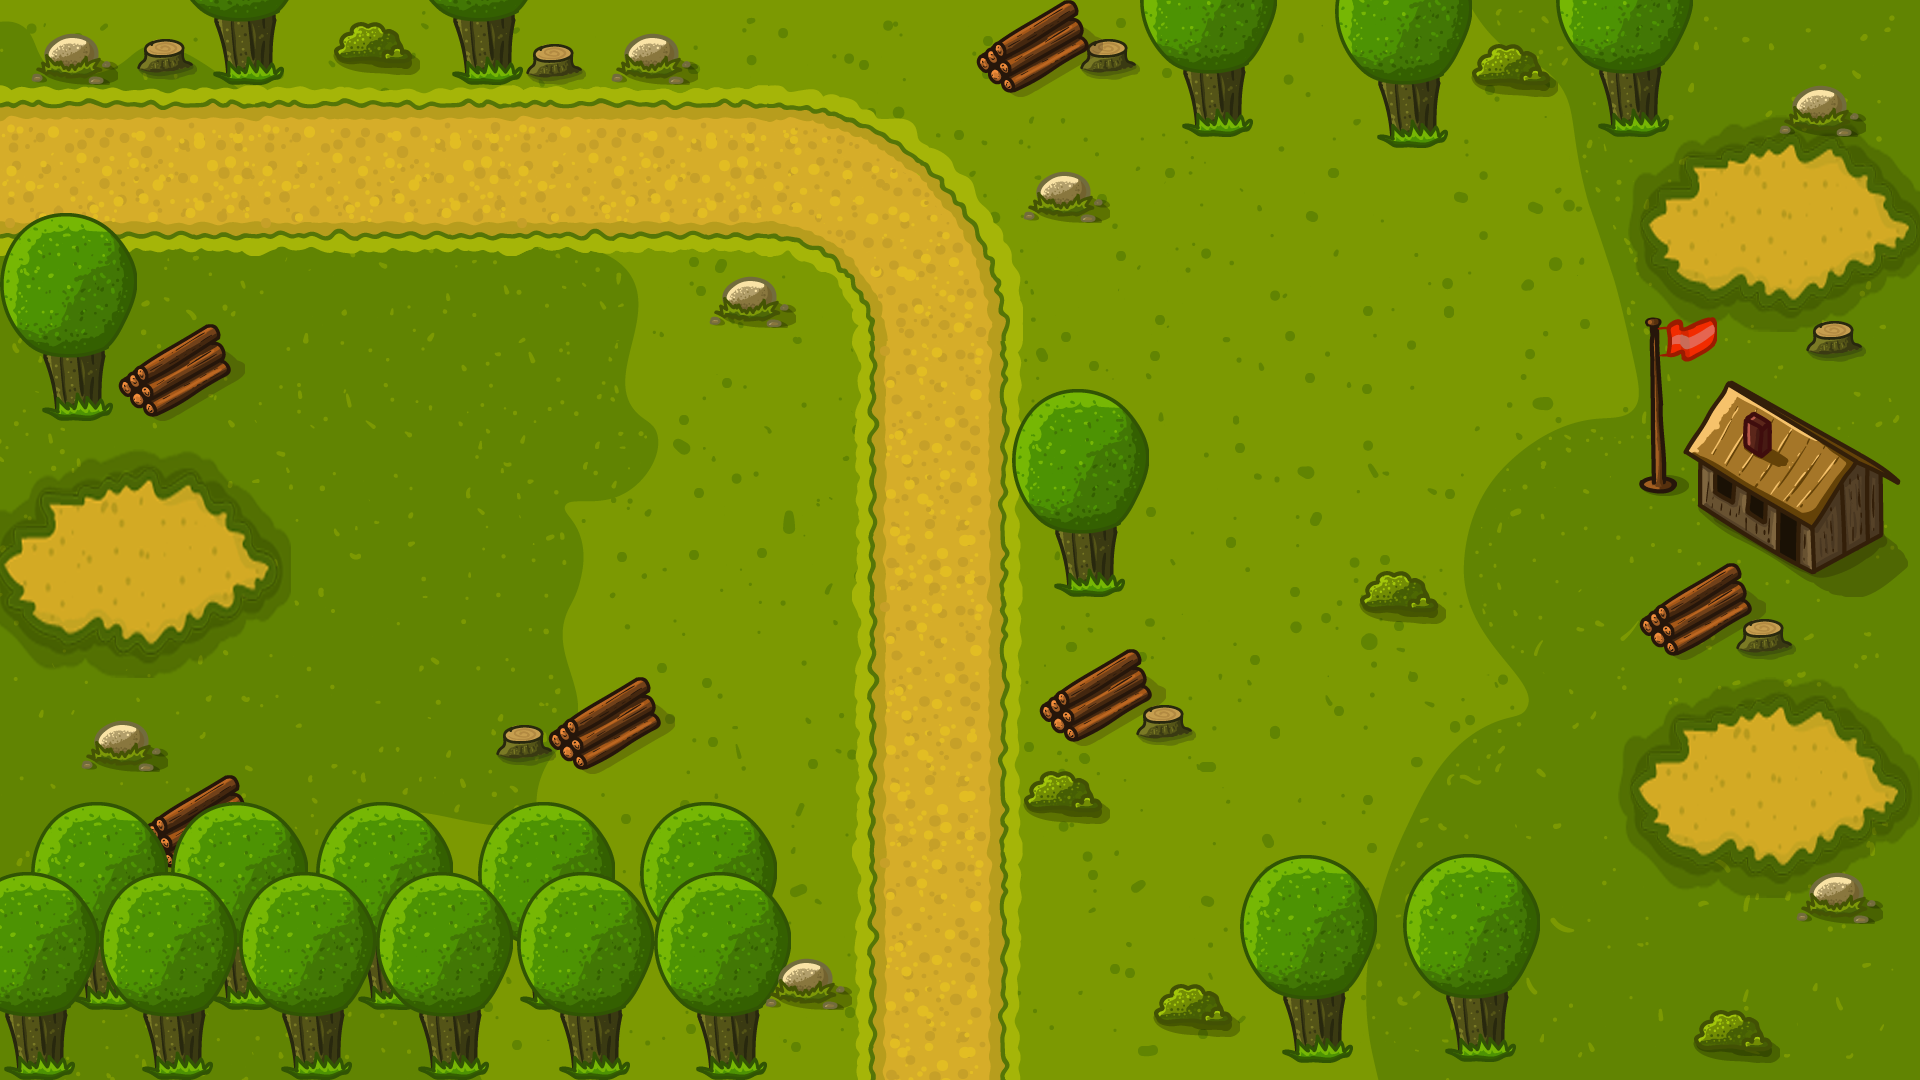

A level layout from a 2D game, rendered from its tile map. Below: a short description, then the map file with tile-grid data replaced by summaries:
An orthogonal 30x18 tile map with 64x60 px tiles, 1 tile layer (Tile Layer 1).

<map version="1.2" tiledversion="1.3.1" orientation="orthogonal" renderorder="left-up" compressionlevel="-1" width="30" height="18" tilewidth="64" tileheight="60" infinite="0" nextlayerid="4" nextobjectid="1">
 <tileset firstgid="1" name="MapAngel" tilewidth="64" tileheight="60" tilecount="540" columns="30">
  <image source="MapAngel.png" width="1920" height="1080" />
 </tileset>
 <layer id="1" name="Tile Layer 1" width="30" height="18" locked="1">
  <data>[540 cells, 540 non-empty, 540 distinct tile ids]</data>
 </layer>
 <objectgroup id="3" name="Object" />
</map>